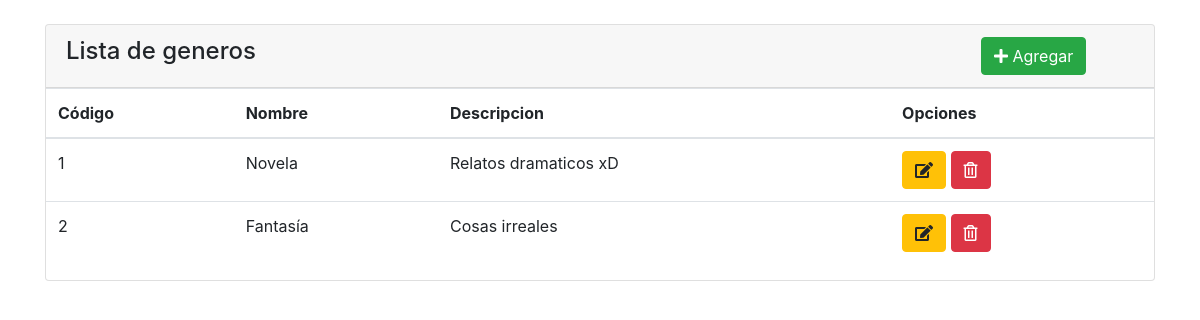
Screenshot of /listar_generos.php with the database file from the repository.
### tables this page shows
CREATE TABLE `generos` (
  `idGenero` int(11) NOT NULL,
  `nombreGenero` varchar(50) NOT NULL,
  `descripcion` varchar(150) DEFAULT NULL
);

### listar_generos.php (the view, shortened to what this page needs)
<!doctype html>
<html lang="es">
  <head>
    <link rel="stylesheet" href="https://stackpath.bootstrapcdn.com/bootstrap/4.5.2/css/bootstrap.min.css">
    <link rel="stylesheet" href="https://use.fontawesome.com/releases/v5.12.1/css/all.css" />
  </head>
  <body>
    <br/>
    <div class="container">
        <div class="card">
            <div class="card-header">
                <div class="row">
                    <div class="col-lg-10">
                        <h4>Lista de generos</h4>
                    </div>
                    <div class="col-lg-2">
                        <a class="btn btn-success" href="agregar_genero.php"><i class="fas fa-plus"></i> Agregar</a>
                    </div>
                </div>
            </div>
            <?php
            $conn = OpenCon();
            $sql = "SELECT * FROM generos";
            ?>
                <table class="table">
                    <thead>
                        <tr>
                            <th>Código</th>
                            <th>Nombre</th>
                            <th>Descripcion</th>
                            <th>Opciones</th>
                        </tr>
                    </thead>
                    <tbody>
                <?php
                    foreach ($conn->query($sql) as $row) {
                        echo "<tr>";
                        echo "<td>" . $row["idGenero"]. "</td>";
                        echo "<td>" . $row["nombreGenero"]. "</td>";
                        echo "<td>" . $row["descripcion"]. "</td>";
                        echo "<td>";
                        echo "<a class=\"btn btn-warning\" href=\"modificar_genero.php?codigo=";
                        echo $row["idGenero"]."\"><i class=\"fas fa-edit\"></i></a> ";
                        echo "<a class=\"btn btn-danger\" href=\"eliminar_genero.php?codigo=";
                        echo $row["idGenero"]."\"><i class=\"far fa-trash-alt\"></i></a>";
                        echo "</td>";
                        echo "</tr>";
                    }
                    ?>
                    </tbody>
                </table>
        </div>
    </div>
  </body>
</html>

### rows the page displays
generos: idGenero "1", nombreGenero "Novela", descripcion "Relatos dramaticos xD"
generos: idGenero "2", nombreGenero "Fantasía", descripcion "Cosas irreales"
